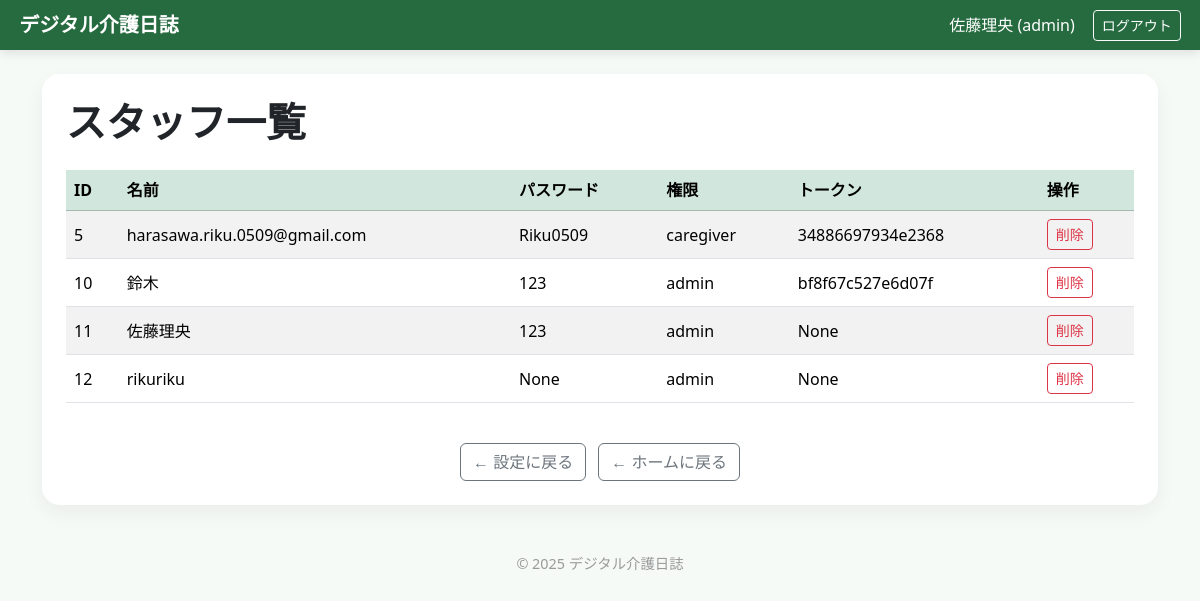
/staff_list (signed in), run on an earlier commit of the app's database.
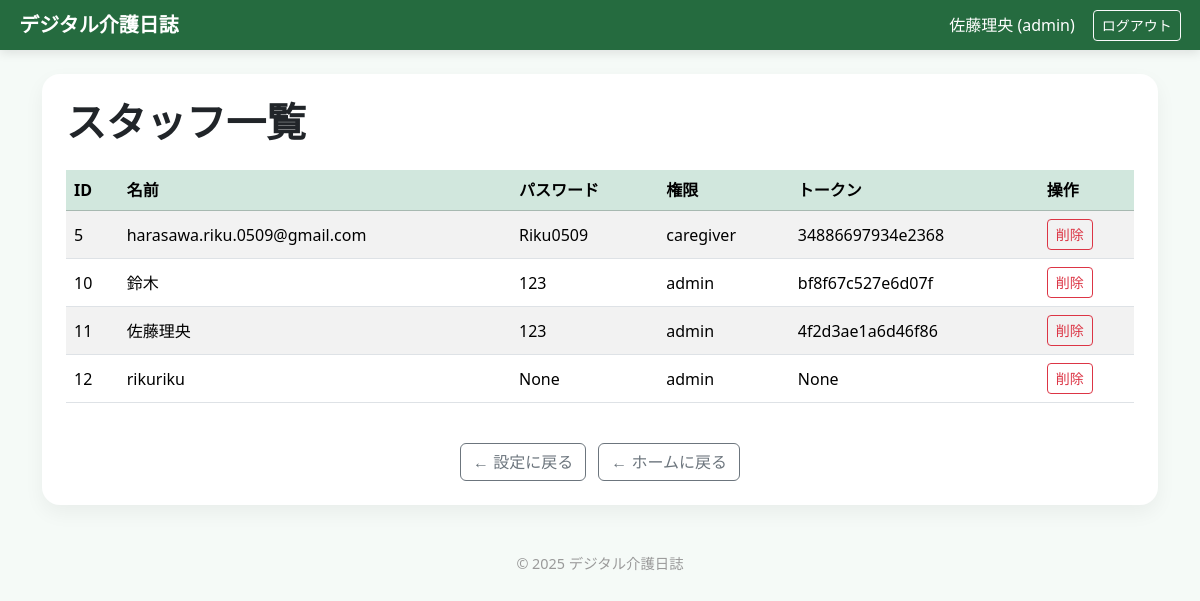
And on a later commit of the database.
### tables this page shows
CREATE TABLE staff (
                    id INTEGER PRIMARY KEY AUTOINCREMENT,
                    name TEXT,
                    role TEXT,
                    login_token TEXT
                , email TEXT, password TEXT);

### app.py (the view)
@app.get("/staff_list")
@admin_required
def staff_list():
    with get_connection() as conn:
        c = conn.cursor()
        c.execute("SELECT id, name, password, role, login_token FROM staff ORDER BY id")
        staff = c.fetchall()
    return render_template("staff_list.html", staff_list=staff)

### app.py (called while the page is built)
def get_locale():
    lang = session.get("lang")
    if lang in app.config["LANGUAGES"]:
        return lang
    return request.accept_languages.best_match(app.config["LANGUAGES"]) or "ja"

def _t(key, **kwargs):
    s = TRANSLATIONS.get(get_locale(), {}).get(key, key)
    if kwargs:
        try: s = s % kwargs
        except Exception: pass
    return s

def dict_factory(cursor, row):
    return {col[0]: row[idx] for idx, col in enumerate(cursor.description)}

def get_connection():
    conn = sqlite3.connect(DB_PATH, timeout=10, check_same_thread=False)
    conn.row_factory = dict_factory
    conn.execute("PRAGMA foreign_keys=ON;")
    conn.execute("PRAGMA journal_mode=WAL;")
    conn.execute("PRAGMA synchronous=NORMAL;")
    return conn

def admin_required(f):
    @wraps(f)
    def w(*a, **kw):
        if session.get("staff_role") != "admin":
            return _("管理者権限が必要です。"), 403
        return f(*a, **kw)
    return w

### templates/staff_list.html
{% extends "base.html" %}
{% block content %}
<h1 class="fw-bold mb-4">スタッフ一覧</h1>
<div class="table-responsive">
  <table class="table table-striped align-middle">
    <thead class="table-success"><tr><th>ID</th><th>名前</th><th>パスワード</th><th>権限</th><th>トークン</th><th>操作</th></tr></thead>
    <tbody>
      {% for s in staff_list %}
      <tr>
        <td>{{ s.id }}</td><td>{{ s.name }}</td><td>{{ s.password }}</td><td>{{ s.role }}</td><td>{{ s.login_token }}</td>
        <td><a class="btn btn-sm btn-outline-danger" href="{{ url_for('delete_staff', sid=s.id) }}" onclick="return confirm('削除しますか？');">削除</a></td>
      </tr>
      {% else %}<tr><td colspan="6" class="text-center text-muted py-3">スタッフがいません。</td></tr>{% endfor %}
    </tbody>
  </table>
</div>
<div class="text-center mt-4">
  <a href="{{ url_for('admin_page') }}" class="btn btn-outline-secondary">← 設定に戻る</a>
  <a href="{{ url_for('home') }}" class="btn btn-outline-secondary ms-2">← ホームに戻る</a>
</div>
{% endblock %}

### templates/base.html (shortened to what this page needs)
<!doctype html>
<html lang="ja">
  <head>
    <link href="https://cdn.jsdelivr.net/npm/bootstrap@5.3.2/dist/css/bootstrap.min.css" rel="stylesheet">
  </head>
  <body class="main-wrap">
    <nav class="navbar app-bar d-flex justify-content-between align-items-center">
      <a href="{{ url_for('home') }}" class="brand">{{ _("デジタル介護日誌") }}</a>
      <div class="translate-wrap">
        {% if session.get("staff_name") %}
          <span>{{ session.get("staff_name") }} ({{ session.get("staff_role") }})</span>
          <a href="{{ url_for('logout') }}" class="btn btn-outline-light btn-sm ms-2">{{ _("ログアウト") }}</a>
        {% else %}
          <a href="{{ url_for('staff_login') }}" class="btn btn-outline-light btn-sm">{{ _("ログイン") }}</a>
        {% endif %}
      </div>
    </nav>
    <main class="container py-4">
      <div class="page-card p-4">
        {% block content %}{% endblock %}
      </div>
    </main>
    <footer>&copy; 2025 デジタル介護日誌</footer>
  </body>
</html>

### templates/base.html (style rules this page uses)
body.main-wrap { background:#f5faf7;min-height:100vh;font-family:"Segoe UI",system-ui,sans-serif }
.app-bar { background:#256b3f;color:#fff;padding:.6rem 1.2rem;box-shadow:0 3px 10px rgba(0,0,0,.1) }
.app-bar a { color:#fff;text-decoration:none }
.brand { font-weight:700;font-size:1.25rem }
.page-card { border:none;border-radius:18px;box-shadow:0 8px 20px rgba(0,0,0,.05);background:#fff }
footer { text-align:center;color:#9a9a9a;padding:1.5rem 0;font-size:.9rem }
.translate-wrap { display:flex;align-items:center;gap:10px }

What changed in the data, as far as the page shows it:
changed staff "佐藤理央": login_token "None" → "4f2d3ae1a6d46f86"
